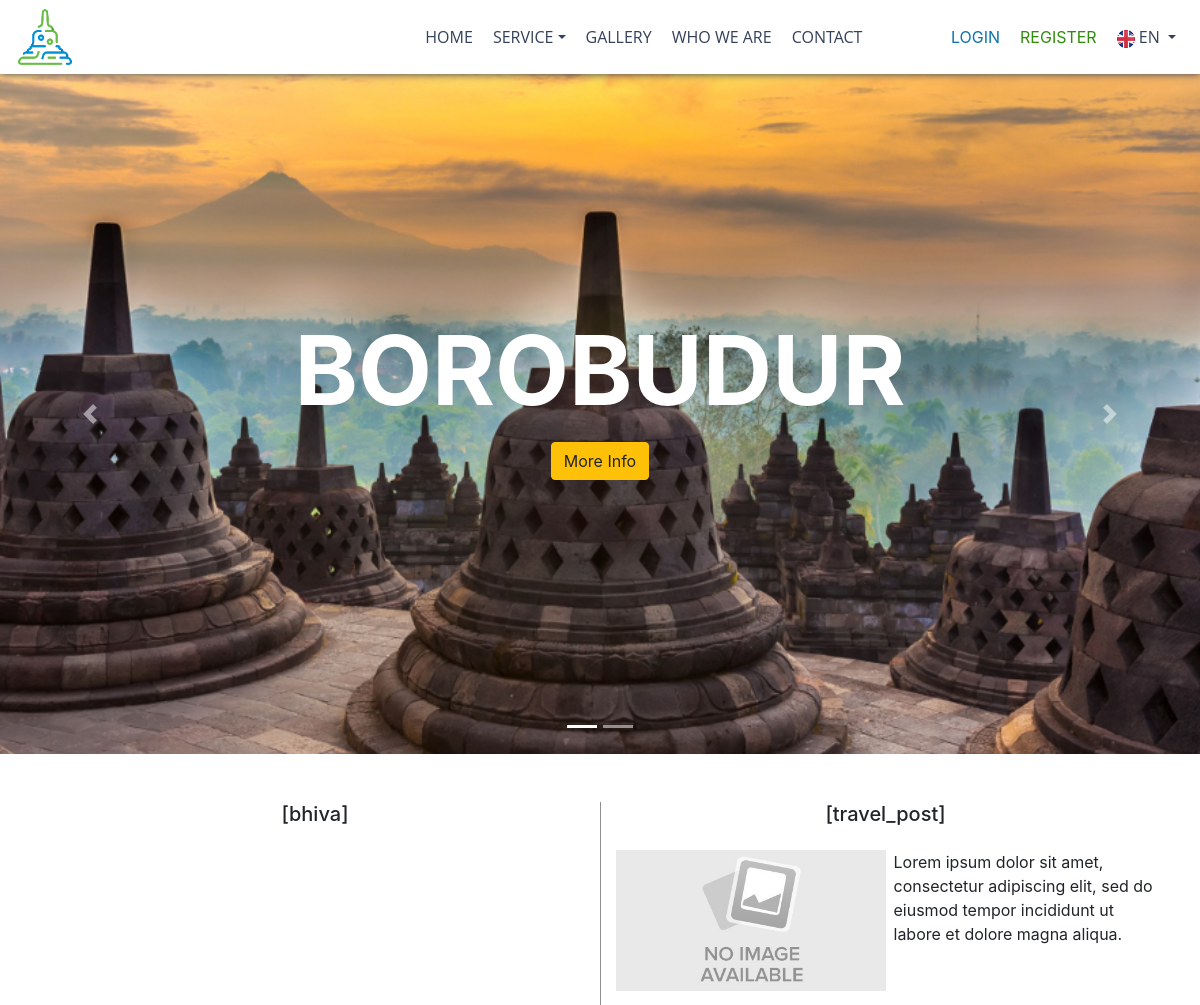
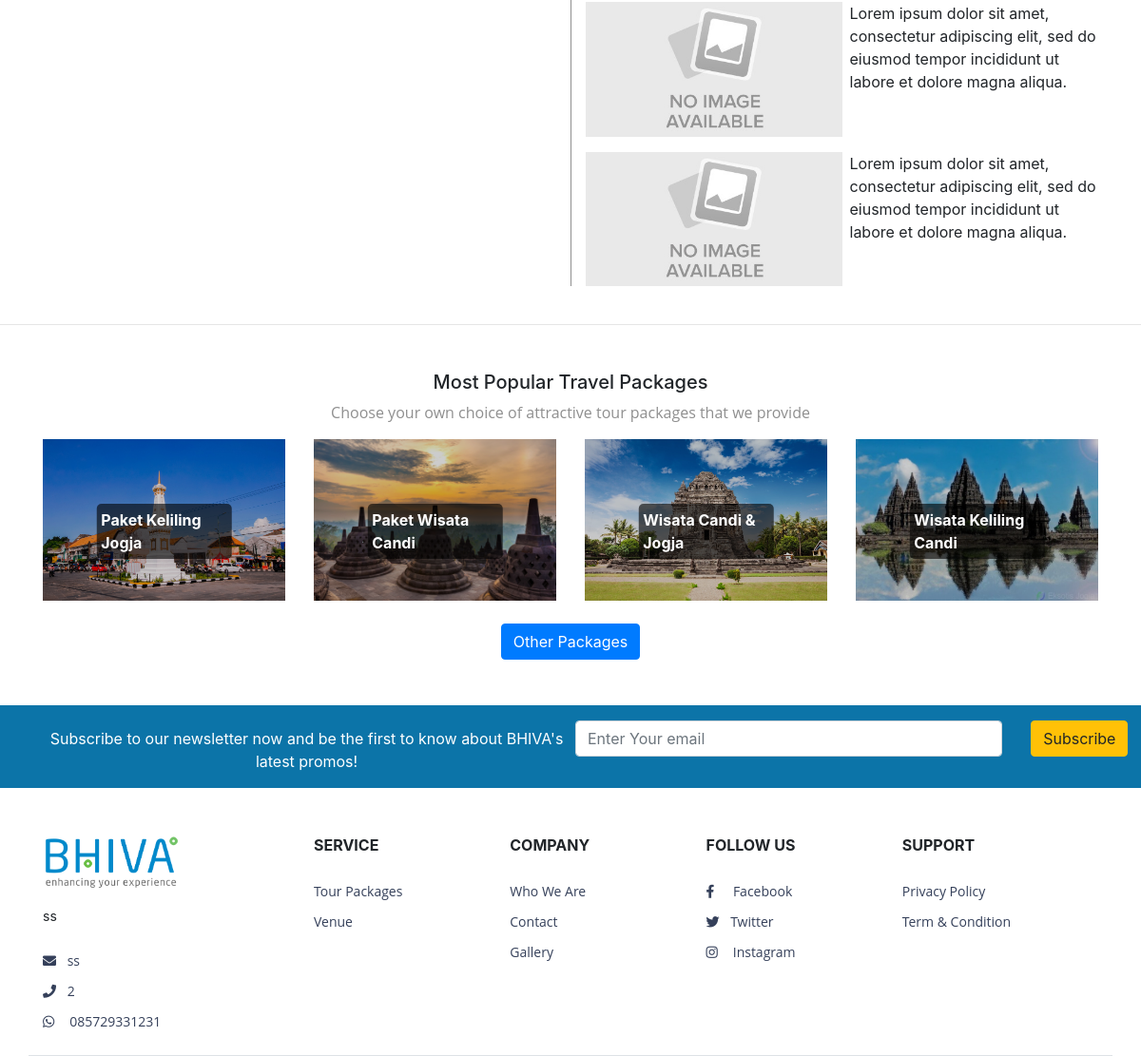
Before: / with the older database file (2 pictures, top to bottom).
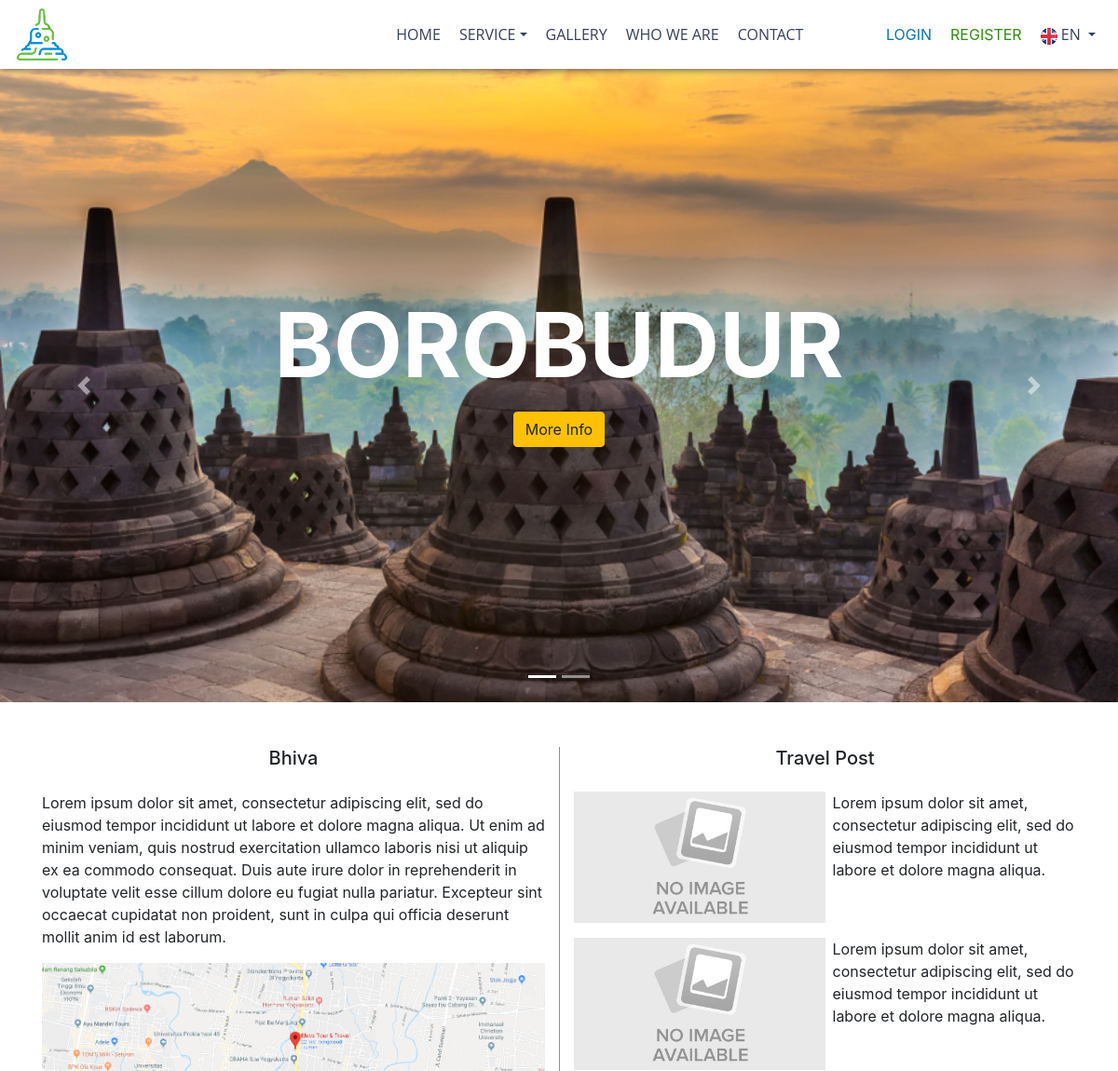
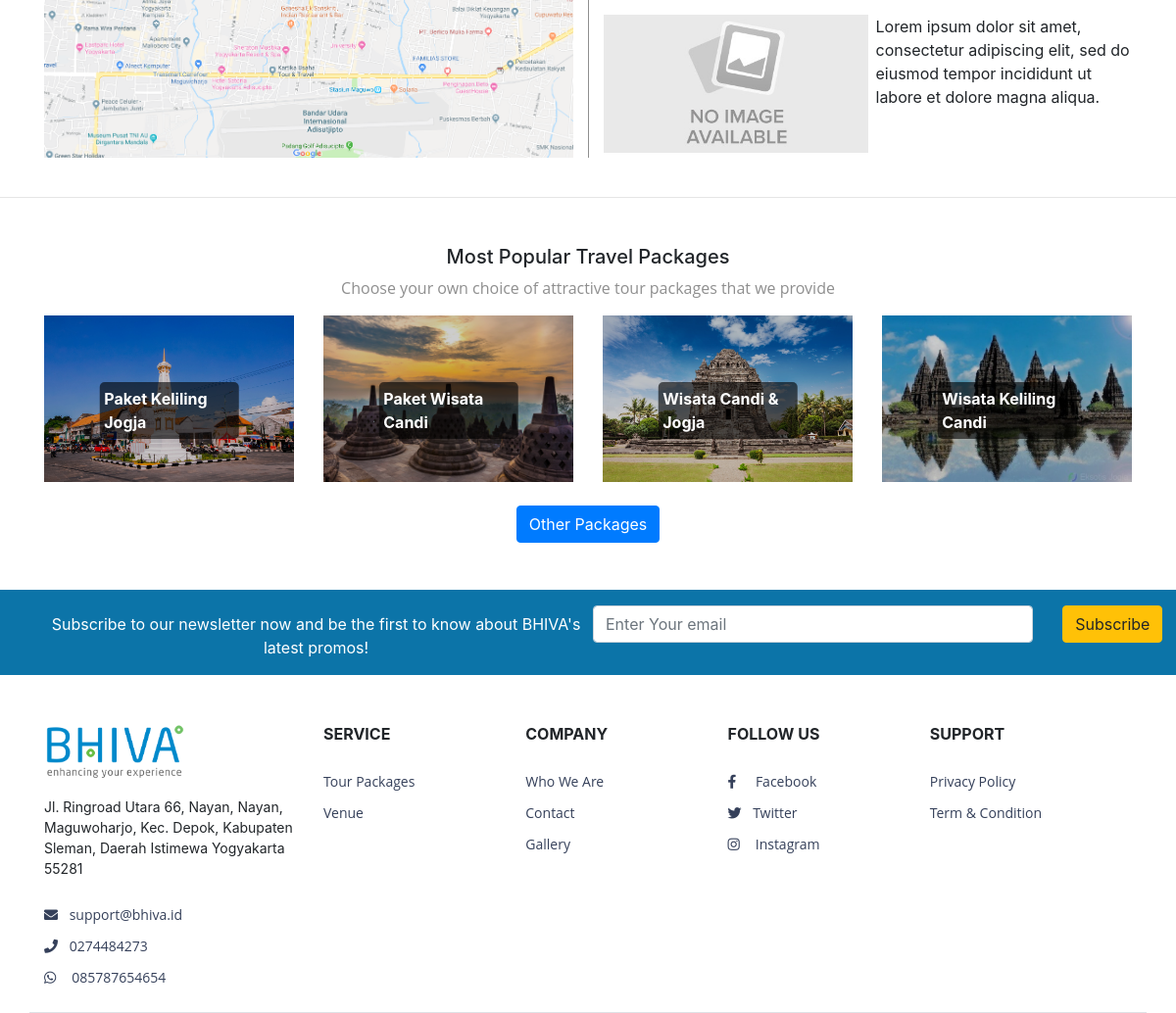
After: the same page with the newer database file (2 pictures, top to bottom).
### tables this page shows
CREATE TABLE `core_key_text` (
  `keytext_key_id` bigint(20) DEFAULT NULL,
  `keytext_lang_code` varchar(5) DEFAULT NULL,
  `keytext_text` text,
  `insert_user_id` bigint(20) DEFAULT NULL,
  `insert_datetime` datetime DEFAULT NULL,
  `update_user_id` bigint(20) DEFAULT NULL,
  `update_datetime` datetime DEFAULT NULL,
  KEY `keytext_lang_code` (`keytext_lang_code`),
  KEY `keytext_key_id` (`keytext_key_id`),
  CONSTRAINT `core_key_text_ibfk_2` FOREIGN KEY (`keytext_lang_code`) REFERENCES `core_lang` (`lang_code`),
  CONSTRAINT `core_key_text_ibfk_3` FOREIGN KEY (`keytext_key_id`) REFERENCES `core_key` (`key_id`) ON DELETE CASCADE ON UPDATE CASCADE
);

CREATE TABLE `core_lang` (
  `lang_code` varchar(5) NOT NULL,
  `lang_name` varchar(250) DEFAULT NULL,
  `lang_icon` text COMMENT 'file upload',
  `insert_user_id` bigint(20) DEFAULT NULL,
  `insert_datetime` datetime DEFAULT NULL,
  `update_user_id` bigint(20) DEFAULT NULL,
  `update_datetime` datetime DEFAULT NULL,
  PRIMARY KEY (`lang_code`)
);

CREATE TABLE `cms_slider_text` (
  `slidertext_slider_id` int(11) DEFAULT NULL,
  `slidertext_lang` varchar(5) DEFAULT NULL,
  `slidertext_title_link` varchar(250) DEFAULT NULL,
  `slidertext_title` varchar(250) DEFAULT NULL,
  `slidertext_text` text,
  KEY `slidertext_slider_id` (`slidertext_slider_id`),
  KEY `slidertext_lang` (`slidertext_lang`),
  CONSTRAINT `cms_slider_text_ibfk_1` FOREIGN KEY (`slidertext_slider_id`) REFERENCES `cms_slider` (`slider_id`) ON DELETE CASCADE ON UPDATE CASCADE
);

CREATE TABLE `mst_tourpackages` (
  `tourpackages_id` int(11) NOT NULL AUTO_INCREMENT,
  `tourpackages_base_price_local` decimal(20,2) DEFAULT NULL COMMENT 'harga (perorang) jika tiidak ada harga terjadwal yg di set',
  `tourpackages_base_price_foreign` decimal(20,2) DEFAULT NULL COMMENT 'harga (perorang) jika tiidak ada harga terjadwal yg di set',
  `tourpackages_is_rating_manual` tinyint(1) DEFAULT NULL COMMENT '0=no, 1=yes',
  `tourpackages_rating_manual` varchar(4) DEFAULT NULL COMMENT '1,2,3,4,5 (bintang) manual',
  `tourpackages_total_rater_manual` tinyint(11) DEFAULT NULL COMMENT 'jumlah penilai manual',
  `tourpackages_status` tinyint(1) DEFAULT NULL COMMENT '0=not active, 1=active',
  `insert_user_id` bigint(20) DEFAULT NULL,
  `insert_datetime` datetime DEFAULT NULL,
  `update_user_id` bigint(20) DEFAULT NULL,
  `update_datetime` datetime DEFAULT NULL,
  PRIMARY KEY (`tourpackages_id`)
);

CREATE TABLE `cms_contact` (
  `contact_id` tinyint(1) NOT NULL AUTO_INCREMENT COMMENT 'id harus selalu 1',
  `contact_address` text,
  `contact_email` varchar(250) DEFAULT NULL,
  `contact_phone` varchar(16) DEFAULT NULL,
  `contact_wa` varchar(16) DEFAULT NULL,
  `contact_fb` varchar(250) DEFAULT NULL,
  `contact_ig` varchar(250) DEFAULT NULL,
  `contact_twitter` varchar(250) DEFAULT NULL,
  `contact_img_maps` text,
  `contact_link_maps` text,
  `insert_user_id` bigint(20) DEFAULT NULL,
  `insert_datetime` datetime DEFAULT NULL,
  `update_user_id` bigint(20) DEFAULT NULL,
  `update_datetime` datetime DEFAULT NULL,
  PRIMARY KEY (`contact_id`)
);

CREATE TABLE `cms_service_text` (
  `servicetext_service_id` int(11) DEFAULT NULL,
  `servicetext_lang` varchar(5) DEFAULT NULL,
  `servicetext_name` varchar(250) DEFAULT NULL,
  `servicetext_text` text,
  KEY `servicetext_service_id` (`servicetext_service_id`),
  KEY `servicetext_lang` (`servicetext_lang`),
  CONSTRAINT `cms_service_text_ibfk_1` FOREIGN KEY (`servicetext_service_id`) REFERENCES `cms_service` (`service_id`) ON DELETE CASCADE ON UPDATE CASCADE
);

CREATE TABLE `cms_greeting_text` (
  `greetingtext_greeting_id` tinyint(1) DEFAULT NULL,
  `greetingtext_lang` varchar(5) DEFAULT NULL,
  `greetingtext_text` text,
  KEY `whowearetext_whoweare_id` (`greetingtext_greeting_id`),
  KEY `whowearetext_lang` (`greetingtext_lang`),
  CONSTRAINT `cms_greeting_text_ibfk_1` FOREIGN KEY (`greetingtext_greeting_id`) REFERENCES `cms_greeting` (`greeting_id`) ON DELETE CASCADE ON UPDATE CASCADE
);

### application/views/home.php (the view, shortened to what the rows shown need)
<!DOCTYPE html>
<html>
		<?php
			$this->load->view('header');
		?>
		<div>
			<div id="carouselExampleIndicators" class="carousel slide" data-ride="carousel">
				<ol class="carousel-indicators">
				<?php
				if(!empty($slider)){
					foreach ($slider as $key => $value) {
				?>
					<li data-target="#carouselExampleIndicators" data-slide-to="<?php echo $key;?>" <?php echo (($key==0) ? 'class="active"' : ''); ?>></li>
				<?php
					}
				}
				?>
				</ol>
				<div class="carousel-inner">
				<?php
				if(!empty($slider)){
					foreach ($slider as $key => $value) {
				?>
					<div class="carousel-item <?php echo (($key==0) ? 'active' : ''); ?>" style="background-image: url('<?php echo base_url().$value->img;?>')">
						<div class="carousel-caption">
							<div class="d-flex align-items-center justify-content-center">
								<span style="font-weight: bold; font-size: 8vw;"><?php echo $value->title;?></span>
							</div>
							<div class="align-items-center justify-content-center">
								<span style="font-size: 2vw;">
									<a class="btn btn-warning" href="<?php echo $value->link; ?>"><?php echo $value->title_link;?></a>
								</span>
							</div>
						</div>
					</div>
				<?php
					}
				}
				?>
				</div>
			</div>
			<div class="container pt-5">
				<div class="row">
					<div class="col-md-6 col-sm-12 mb-3 text-left">
						<h5 class="text-center mb-4"><?php echo MultiLang('bhiva'); ?></h5>
						<?php echo $greeting->text;?>
						<?php if(!empty($greeting->img)){ ?>
						<div class="mt-3">
							<?php if(!empty($greeting->link_img)){ ?>
							<a href="<?php echo $greeting->link_img;?>" target="_blank">
							</a>
							<?php }else{ ?>
								<img class="d-block w-100" src="<?php echo base_url().$greeting->img;?>" alt="">
							<?php } ?>
						</div>
						<?php } ?>
					</div>
					<div class="col-md-6 col-sm-12 mb-3 text-left" style="border-left: 1px solid #8f8f8f">
						<h5 class="text-center mb-4"><?php echo MultiLang('travel_post'); ?></h5>
						<div class="mt-3" style="display: flex;" >
							<img class="d-block w-50 h-50" src="<?php echo base_url().'files/images/contact/no-image-available.jpg';?>" alt="">
							<p class="ml-2">Lorem ipsum dolor sit amet, consectetur adipiscing elit, sed do eiusmod tempor incididunt ut labore et dolore magna aliqua.</p>
						</div>
						<div class="mt-3" style="display: flex;" >
							<img class="d-block w-50 h-50" src="<?php echo base_url().'files/images/contact/no-image-available.jpg';?>" alt="">
							<p class="ml-2">Lorem ipsum dolor sit amet, consectetur adipiscing elit, sed do eiusmod tempor incididunt ut labore et dolore magna aliqua.</p>
						</div>
						<div class="mt-3" style="display: flex;" >
							<img class="d-block w-50 h-50" src="<?php echo base_url().'files/images/contact/no-image-available.jpg';?>" alt="">
							<p class="ml-2">Lorem ipsum dolor sit amet, consectetur adipiscing elit, sed do eiusmod tempor incididunt ut labore et dolore magna aliqua.</p>
						</div>
					</div>
				</div>
			</div>
			<div class="col-sm-12 mt-5 mb-3">
				<div style="text-align: center;">
					<h5><?php echo MultiLang('text_most_popular_package_title'); ?></h5>
					<p class="text-grey-theme mt-1" style="font-size: 16px; color: #8f8f8f !important;"><?php echo MultiLang('text_most_popular_package'); ?></p>
				</div>
			</div>
			<div class="container mb-5">
				<div class="row text-center text-lg-left justify-content-center">
					<?php
					if(!empty($tourpackages)){
						foreach ($tourpackages as $key => $value) {
					?>
						<div class="col-lg-3 col-md-6 col-sm-12">
							<a href="#" class="d-block mb-4 h-100">
								<div class=" img-hover-zoom img-hover-zoom--brightness">
									<img class="img-fluid" src="<?php echo base_url().$value->img;?>" alt="">
									<span class="centered-text-img"><?php echo $value->name;?></span>
								</div>
							</a>
						</div>
					<?php
						}
					}
					?>
					<button type="button" class="btn btn-primary"><?php echo MultiLang('other_packages'); ?></button>
				</div>
			</div>
		</div>
		<?php
			$this->load->view('footer');
		?>
	</body>
</html>

### application/views/header.php (shortened to what the rows shown need)
<head>
	<link rel="stylesheet" href="assets/dist/css/bootstrap.min.css">
	<link rel="stylesheet" href="assets/fontawesome-free/css/all.min.css">
	<link href="assets/google-font.css" rel="stylesheet">
	<link rel="stylesheet" href="assets/dist/css/main.css">
	<link rel="stylesheet" href="assets/bootstrap-datepicker/bootstrap-datepicker.min.css">
</head>
<body>
<nav class="navbar navbar-expand-md sticky-top border-grey-theme-bottom" style="background-color: #ffffff;">
	<div class="collapse navbar-collapse" id="navbarMenu">
		<ul class="navbar-nav ml-auto text-uppercase">
			<li class="nav-item ml-1">
				<a href="<?php echo base_url();?>" class="nav-link font-navbar"><?php echo MultiLang('home'); ?></a>
			</li>
			<li class="nav-item ml-1 dropdown">
				<a href="#" class="nav-link dropdown-toggle font-navbar" id="navbarDropdown" role="button" data-toggle="dropdown" aria-haspopup="true" aria-expanded="false"><?php echo MultiLang('service'); ?></a>
			</li>
			<li class="nav-item ml-1">
				<a href="<?php echo base_url();?>" class="nav-link font-navbar"><?php echo MultiLang('gallery'); ?></a>
			</li>
			<li class="nav-item ml-1">
				<a href="<?php echo base_url();?>" class="nav-link font-navbar"><?php echo MultiLang('who_we_are'); ?></a>
			</li>
			<li class="nav-item ml-1 mr-3">
				<a href="<?php echo base_url();?>" class="nav-link font-navbar"><?php echo MultiLang('contact'); ?></a>
			</li>
			<li class="nav-item ml-1">
				<a href="#" class="nav-link" style="color:#0C74A8"; data-toggle="modal" data-target="#modal_form_login"><?php echo MultiLang('login'); ?></a>
			</li>
			<li class="nav-item ml-1">
				<a href="#" class="nav-link" style="color:#328C0E"; data-toggle="modal" data-target="#modal_form_register"><?php echo MultiLang('register'); ?></a>
			</li>
			<li class="nav-item ml-1 dropdown">
				<a href="#" class="nav-link font-navbar dropdown-toggle" id="navbarDropdown" role="button" data-toggle="dropdown" aria-haspopup="true" aria-expanded="false">
					<img src="<?php echo $path_language.$lang_set->icon;?>" style="max-width:18px !important;" /> <?php echo $lang_set->code?>
				</a>
			</li>
		</ul>
	</div>
</nav>

### application/views/footer.php (shortened to what the rows shown need)
<form style="margin-top: 2rem !important;">
    <div class="form-row align-middle justify-content-center col-md-12"
        style="background-color: #0C74A8; padding-top:1rem; margin-left:0;">
        <div class="col-md-6 row justify-content-left text-center form-group" style="padding-top: 7px;">
            <span style="color: #ffffff;"><?php echo MultiLang('text_subscribe'); ?></span>
        </div>
        <div class="col-md-6 row">
            <div class="justify-content-center text-center col-md-10 form-group">
                <input class="form-control" id="subscribe" placeholder="<?php echo MultiLang('enter_your_email'); ?>" />
            </div>
            <div class="justify-content-center text-center col-md-2 form-group">
                <button type="button" class="btn btn-warning"><?php echo MultiLang('subscribe'); ?></button>
            </div>
        </div>
    </div>
</form>
<footer>
    <div class="container pt-5 border-bottom">
        <div class="row">
            <div class="col-md-3 col-sm-12 mb-3 text-left">
                <ul class="list-group mt-3">
                    <li class="list-group-item bg-transparent border-0 p-0 mb-2 font-footer" style="font-size: 14px;">
                        <?php echo $contact->address; ?>
                    </li>
                    <?php if(!empty($contact->email)){ ?>
                    <li class="list-group-item bg-transparent border-0 p-0 mb-2 font-footer">
                        <a href=""><i class="fas fa-envelope mr-2"></i> <?php echo $contact->email;?></a>
                    </li>
                    <?php } ?>
                    <?php if(!empty($contact->phone)){ ?>
                    <li class="list-group-item bg-transparent border-0 p-0 mb-2 font-footer">
                        <a href=""><i class="fas fa-phone mr-2"></i> <?php echo $contact->phone;?></a>
                    </li>
                    <?php } ?>
                    <?php if(!empty($contact->wa)){ ?>
                    <li class="list-group-item bg-transparent border-0 p-0 mb-2 font-footer">
                        <a href=""><i class="fab fa-whatsapp  mr-3"></i><?php echo $contact->wa;?></a>
                    </li>
                    <?php } ?>
                </ul>
            </div>
            <div class="col-md-9 col-sm-12">
                <div class="col-md-3 col-sm-6 col-6 p-0 float-left mb-3">
                    <div class="mb-4 text-uppercase font-footer font-weight-bold"><?php echo MultiLang('service'); ?></div>
                    <ul class="list-group">
                        <?php
                        if(!empty($service)){
                            foreach ($service as $key => $value) {
                        ?>
                        <li class="list-group-item bg-transparent border-0 p-0 mb-2 font-footer">
                            <a href="#"><?php echo $value->name?></a>
                        </li>
                        <?php
                            }
                        }
                        ?>
                    </ul>
                </div>
                <div class="col-md-3 col-sm-6 col-6 mb-3 p-0 float-left">
                    <div class="mb-4 text-uppercase font-footer font-weight-bold"><?php echo MultiLang('company'); ?></div>
                    <ul class="list-group">
                        <li class="list-group-item bg-transparent border-0 p-0 mb-2 font-footer">
                            <a href=""><?php echo MultiLang('who_we_are');?></a>
                        </li>
                        <li class="list-group-item bg-transparent border-0 p-0 mb-2 font-footer">
                            <a href=""><?php echo MultiLang('contact'); ?></a>
                        </li>
                        <li class="list-group-item bg-transparent border-0 p-0 mb-2 font-footer">
                            <a href=""><?php echo MultiLang('gallery'); ?></a>
                        </li>
                    </ul>
                </div>
                <div class="col-md-3 col-sm-6 col-6 mb-3 p-0 float-left">
                    <div class="mb-4 text-uppercase font-footer font-weight-bold"><?php echo MultiLang('follow_us_on'); ?></div>
                    <ul class="list-group">
                        <li class="list-group-item bg-transparent border-0 p-0 mb-2 font-footer">
                        </li>
                        <li class="list-group-item bg-transparent border-0 p-0 mb-2 font-footer">
                        </li>
                        <li class="list-group-item bg-transparent border-0 p-0 mb-2 font-footer">
                        </li>
                    </ul>
                </div>
                <div class="col-md-3 col-sm-6 col-6 p-0 mb-3 float-left">
                    <div class="mb-4 text-uppercase font-footer font-weight-bold"><?php echo MultiLang('support');?></div>
                    <ul class="list-group">
                        <li class="list-group-item bg-transparent border-0 p-0 mb-2 font-footer">
                            <a href=""><?php echo MultiLang('privacy_policy');?></a>
                        </li>
                        <li class="list-group-item bg-transparent border-0 p-0 mb-2 font-footer">
                            <a href=""><?php echo MultiLang('term_and_condition');?></a>
                        </li>
                    </ul>
            </div>
        </div>
    </div>
</footer>

Changed rows visible on the page:
added core_key_text: keytext_text "Bhiva"
added cms_greeting_text: greetingtext_text "Lorem ipsum dolor sit amet, consectetur adipiscing elit, sed do eiusmod tempor incididunt ut labore et dolore magna aliqua. Ut enim ad minim veniam, quis nostrud exercitation ullamco laboris nisi ut aliquip ex ea commodo consequat. Duis aute irure dolor in reprehenderit in voluptate velit esse cillum dolore eu fugiat nulla pariatur. Excepteur sint occaecat cupidatat non proident, sunt in culpa qui officia deserunt mollit anim id est laborum."
added core_key_text: keytext_text "Travel Post"
changed cms_contact: contact_address "ss" → "Jl. Ringroad Utara 66, Nayan, Nayan, Maguwoharjo, Kec. Depok, Kabupaten Sleman, Daerah Istimewa Yogyakarta 55281"; contact_email "ss" → "support@bhiva.id"; contact_phone "2" → "0274484273"; contact_wa "085729331231" → "085787654654"
Other visible differences:
MultiLang('bhiva'): "[bhiva]" → (not shown)
MultiLang('travel_post'): "[travel_post]" → (not shown)
